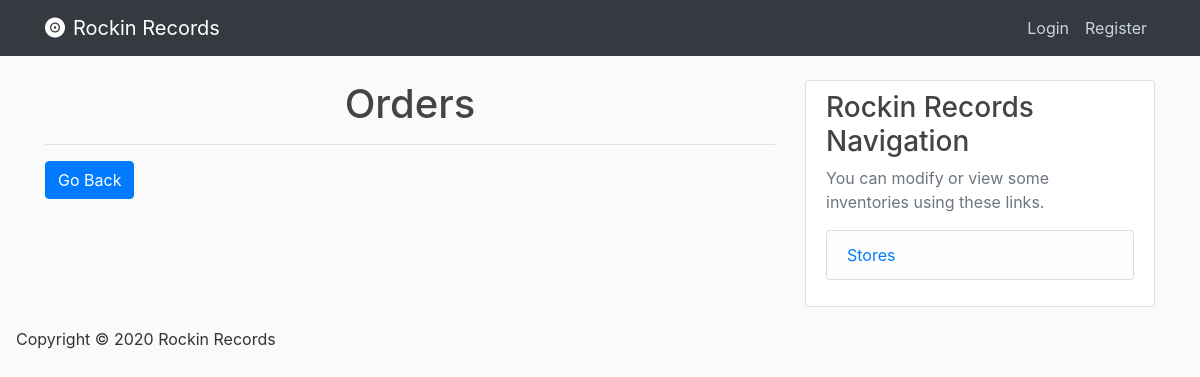
Page /account/1/orders on the earlier database version.
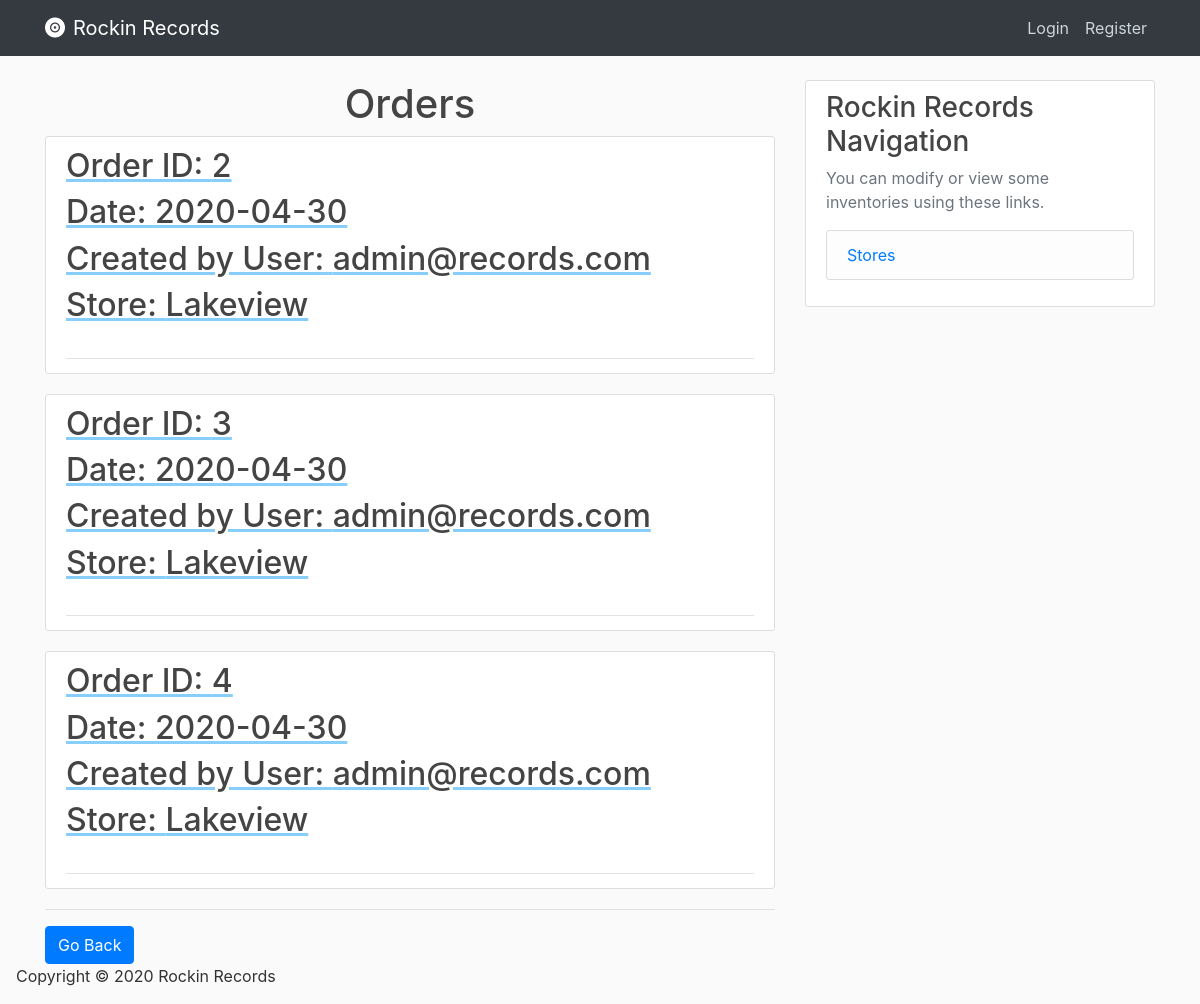
Same page on the later database version.
### database/models.py (models this page shows, shortened)
class Orders(db.Model):
    order_id = db.Column(db.Integer, primary_key=True, nullable=False, autoincrement="auto")
    order_date = db.Column(db.Date, nullable=False)
    user_id = db.Column(db.Integer, db.ForeignKey('users.user_id'), nullable=False)
    store_id = db.Column(db.Integer, db.ForeignKey('stores.store_id'), nullable=False)

class Users(db.Model, UserMixin):
    user_id = db.Column(db.Integer, primary_key=True, nullable=False, autoincrement="auto")
    email = db.Column(db.String(120), unique=True, nullable=False)
    password = db.Column(db.String(120), nullable=False)
    street_address = db.Column(db.String(120))
    city_address = db.Column(db.String(120))
    state_address = db.Column(db.String(120))
    zip_address = db.Column(db.String(120))
    phone_number = db.Column(db.String(15))
    is_admin = db.Column(db.Boolean)

class Stores(db.Model):
    store_id = db.Column(db.Integer, primary_key=True, nullable=False, autoincrement="auto")
    store_name = db.Column(db.String(120), nullable=False)
    street_address = db.Column(db.String(120), nullable=False)
    city_address = db.Column(db.String(120), nullable=False)
    state_address = db.Column(db.String(120), nullable=False)
    zip_address = db.Column(db.String(120), nullable=False)

### database/routes.py (the view)
@app.route('/account/<user_id>/orders')
def account_orders(user_id):
    orders = Orders.query.join(Users, Orders.user_id == Users.user_id) \
        .add_columns(Orders.order_id, Orders.order_date, Users.email) \
        .join(Stores, Stores.store_id == Orders.store_id) \
        .add_columns(Stores.store_name).filter(Users.user_id == user_id).all()
    return render_template('user_orders.html', orders=orders)

### database/Templates/user_orders.html
{% extends "index.html" %}
{% block content %}
    <h1 class="text-center"> Orders </h1>
		{% for order in orders %}
			<article class="media content-section">
				<div class="media-body">
					<div class="article-metadata">
						<a class="mr-2" href="{{ url_for('user_record_sales', user_id=current_user.user_id, order_id=order.order_id) }}" style="text-decoration: underline; text-decoration-color: lightskyblue;" >
						<h2> Order ID: {{ order.order_id }} </h2>
						<h2> Date: {{ order.order_date }} </h2>
						<h2> Created by User: {{ order.email }} </h2>
						<h2> Store: {{ order.store_name }}</h2>
						</a>
					</div>
			  </div>
			</article>
		 {% endfor %}
	<hr>
     <div>
        <a href="{{ url_for('home') }} ">
          <button class='btn btn-primary'>
              Go Back
          </button>
        </a>
     </div>
{% endblock content %}

Differences in the rows shown:
added Orders: order_id "2", order_date "2020-04-30", email "admin@records.com", store_name "Lakeview"
added Orders: order_id "3", order_date "2020-04-30", email "admin@records.com", store_name "Lakeview"
added Orders: order_id "4", order_date "2020-04-30", email "admin@records.com", store_name "Lakeview"
